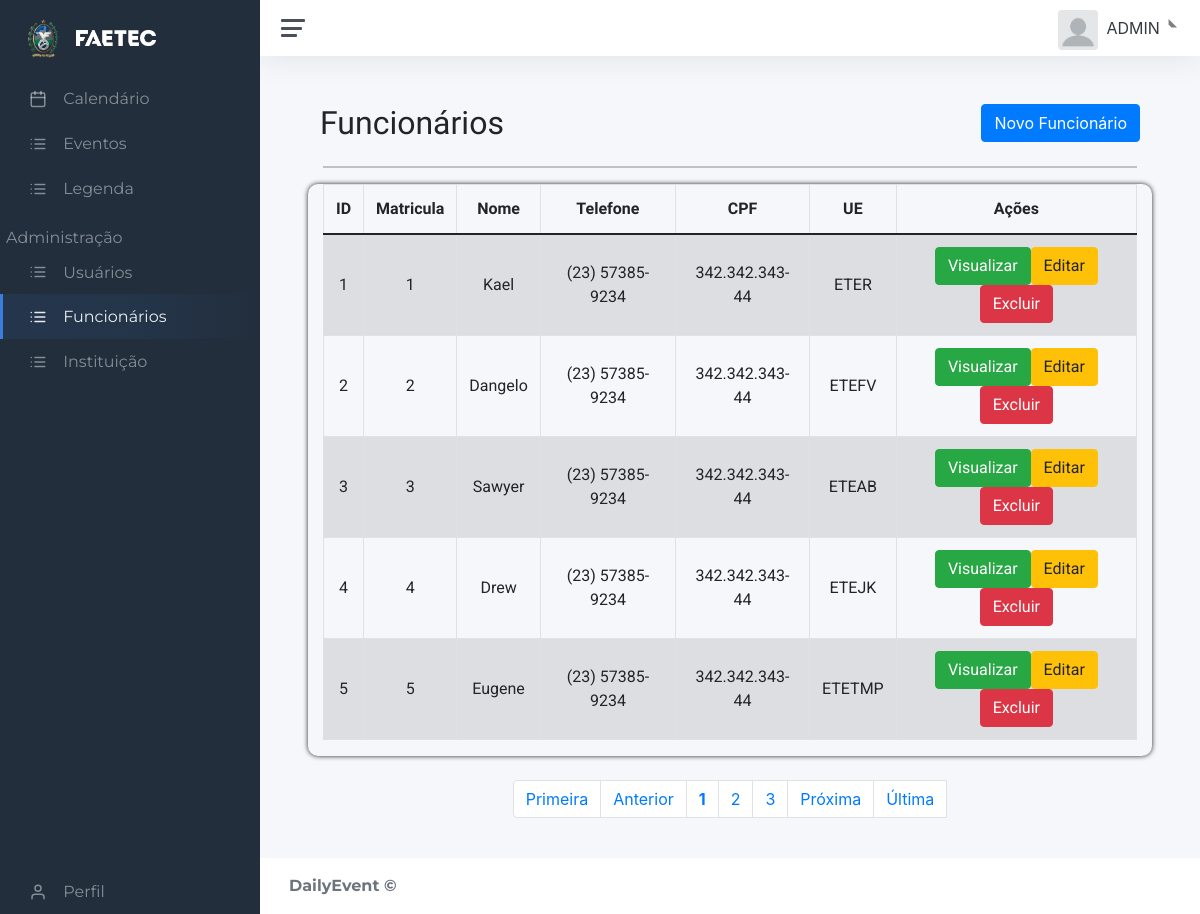
/static/dash.php?page=lista_func (signed in), run on the app's committed database.
### tables this page shows
CREATE TABLE IF NOT EXISTS `funcionario` (
  `id_func` int(11) NOT NULL AUTO_INCREMENT,
  `mat_func` int(11) DEFAULT NULL,
  `funcao_func` varchar(10) DEFAULT NULL,
  `nome_func` varchar(20) DEFAULT NULL,
  `nasc_func` date DEFAULT NULL,
  `sexo_func` char(1) DEFAULT NULL,
  `tel_func` char(11) DEFAULT NULL,
  `cpf_func` char(11) DEFAULT NULL,
  `cep` int(11) DEFAULT NULL,
  `id_ue` int(11) DEFAULT NULL,
  PRIMARY KEY (`id_func`) USING BTREE,
  KEY `FK_funcionario_localidade` (`cep`),
  KEY `FK_funcionario_ue` (`id_ue`),
  CONSTRAINT `FK_funcionario_localidade` FOREIGN KEY (`cep`) REFERENCES `localidade` (`cep`) ON DELETE CASCADE ON UPDATE CASCADE,
  CONSTRAINT `FK_funcionario_ue` FOREIGN KEY (`id_ue`) REFERENCES `ue` (`id_ue`) ON DELETE NO ACTION ON UPDATE NO ACTION
);

CREATE TABLE IF NOT EXISTS `ue` (
  `id_ue` int(11) NOT NULL AUTO_INCREMENT,
  `tel_ue` char(10) DEFAULT NULL,
  `nome_ue` varchar(100) DEFAULT NULL,
  `sigla_ue` varchar(7) DEFAULT NULL,
  `email_ue` varchar(50) DEFAULT NULL,
  `logo_ue` varchar(100) DEFAULT NULL,
  `cep` int(11) DEFAULT NULL,
  PRIMARY KEY (`id_ue`),
  KEY `FK_ue_localidade` (`cep`),
  CONSTRAINT `FK_ue_localidade` FOREIGN KEY (`cep`) REFERENCES `localidade` (`cep`) ON DELETE CASCADE ON UPDATE CASCADE
);

### static/contents/funcionario/lista_func.php (the view, shortened to what this page needs)
<div id="main" class="container-fluid">
	<div id="top" class="row">
		<div class="d-flex justify-content-between">
			<h2 class="td-indicador">Funcionários</h2>
			<a href="?page=addfunc" class="btn btn-primary pull-right h2">Novo Funcionário</a>
		</div>
	</div>
	<hr/>
	<div id="bloco-list-pag">
		<div id="list" class="row">
			<div class="table-all table-responsive col-md-12">
				<?php
					$quantidade = 5;
					$pagina = (isset($_GET['pagina'])) ? (int)$_GET['pagina'] : 1;
					$inicio = ($quantidade * $pagina) - $quantidade;
					$data = mysqli_query($con, "select * from funcionario ORDER BY id_func asc limit $inicio, $quantidade;");
					echo "<table class='table table-striped ' cellspacing='0' cellpading='0'>";
					echo "<thead><tr>";
					echo "<td class='td-center'><strong>ID</strong></td>";
					echo "<td class='td-center'><strong>Matricula</strong></td>";
					echo "<td class='td-center'><strong>Nome</strong></td>";
					echo "<td class='td-center'><strong>Telefone</strong></td>";
					echo "<td class='td-center d-none d-sm-table-cell'><strong>CPF</strong></td>";
					echo "<td class='td-center'><strong>UE</strong></td>";
					echo "<td class='td-center'><strong>Ações</strong></td>";
					echo "</tr></thead><tbody>";
					while($info = mysqli_fetch_array($data)){
						$inst = mysqli_query($con, "select sigla_ue from ue where id_ue = ".$info['id_ue'].";");
						echo "<tr>";
						echo "<td class='td-info-center'>".$info['id_func']."</td>";
						echo "<td class='td-info-center'>".$info['mat_func']."</td>";
						echo "<td class='td-info-center'>".$info['nome_func']." </td>";
						echo "<td class='td-info-center tel' id='tel'>".$info['tel_func']." </td>";
						echo "<td class='td-info-center cpf d-none d-sm-table-cell' id='cpf'> ".$info['cpf_func']." </td>";
						echo "<td class='td-info-center'>".mysqli_fetch_array($inst)[0]." </td>";
						echo "<td class='actions btn-group-sm td-center'>";
						echo "<span class='d-none d-sm-inline-block'><a class='btn btn-success btn-xs' href=?page=view_func&id_func=".$info['id_func']."> Visualizar </a></span>";
						echo "<span class='d-none d-sm-inline-block'><a class='btn btn-warning btn-xs' href=?page=edit_func&id_func=".$info['id_func']."> Editar </a></span>";
						echo "<span class='d-none d-sm-inline-block'><a href=?page=excluir_func&id_func=".$info['id_func']." class='btn btn-danger btn-xs'> Excluir </a></span>";
						echo "<span class='d-inline-block d-sm-none'><a class='btn btn-danger btn-xs' href=?page=excluir_func&id_func=".$info['id_func']."><i class='align-middle' data-feather='trash'></i></a></span></td>";
					}
				echo "</tr></tbody></table>";
			?>
		</div>
	</div>
		<br>
	<div id="bottom" class="row">
			<div class="col-md-12">
				<?php
					$sqlTotal 		= "select id_func from funcionario;";
					$qrTotal  		= mysqli_query($con, $sqlTotal) or die (mysqli_error());
					$numTotal 		= mysqli_num_rows($qrTotal);
					$totalpagina = (ceil($numTotal/$quantidade)<=0) ? 1 : ceil($numTotal/$quantidade);
					$exibir = 3;
					$anterior = (($pagina-1) <= 0) ? 1 : $pagina - 1;
					$posterior = (($pagina+1) >= $totalpagina) ? $totalpagina : $pagina+1;
					echo "<ul class='pagination d-flex justify-content-center'>";
					echo "<li class='page-item d-none d-sm-inline-block'><a class='page-link' href='?page=lista_func&pagina=1'> Primeira</a></li> ";
					echo "<li class='page-item d-none d-sm-inline-block'><a class='page-link' href=\"?page=lista_func&pagina=$anterior\"> Anterior</a></li> ";
					echo "<li class='page-item'><a class='page-link' href='?page=lista_func&pagina=".$pagina."'><strong>".$pagina."</strong></a></li> ";
					for($i = $pagina+1; $i < $pagina+$exibir; $i++){
						if($i <= $totalpagina)
						echo "<li class='page-item'><a class='page-link' href='?page=lista_func&pagina=".$i."'> ".$i." </a></li> ";
					}
					echo "<li class='page-item d-none d-sm-inline-block'><a class='page-link' href=\"?page=lista_func&pagina=$posterior\"> Pr&oacute;xima</a></li> ";
					echo "<li class='page-item d-none d-sm-inline-block'><a class='page-link' href=\"?page=lista_func&pagina=$totalpagina\"> &Uacute;ltima</a></li>";
					echo "<li class='page-item d-inline-block d-sm-none'><a class='page-link' href='?page=lista_func&pagina=$totalpagina'><i class='align-middle' data-feather='chevrons-right'></i></a></li></ul>";
				?>
			</div>
		</div>
	</div>
</div>

### static/css/main.css (style rules this page uses)
#calendario table, th, td { border: 1px solid; }
.table-all { border-radius: 10px; box-shadow: 0px 0px 5px; }
.td-indicador { font-family: 'Raleway', sans-serif; }
.td-center { text-align:center; font-family: 'Raleway', sans-serif; }
.td-info-center { text-align:center; font-family: 'Roboto', sans-serif; }
.btn { font-family: 'Roboto', sans-serif; font-size: 15px; }

### data on the page
funcionario: id_func "1", mat_func "1", nome_func "Kael", id_ue.sigla_ue "ETER"
funcionario: id_func "2", mat_func "2", nome_func "Dangelo", id_ue.sigla_ue "ETEFV"
funcionario: id_func "3", mat_func "3", nome_func "Sawyer", id_ue.sigla_ue "ETEAB"
funcionario: id_func "4", mat_func "4", nome_func "Drew", id_ue.sigla_ue "ETEJK"
funcionario: id_func "5", mat_func "5", nome_func "Eugene", id_ue.sigla_ue "ETETMP"

### other printed values
$_SESSION['UsuarioNome'] "ADMIN"
$pagina "1"
